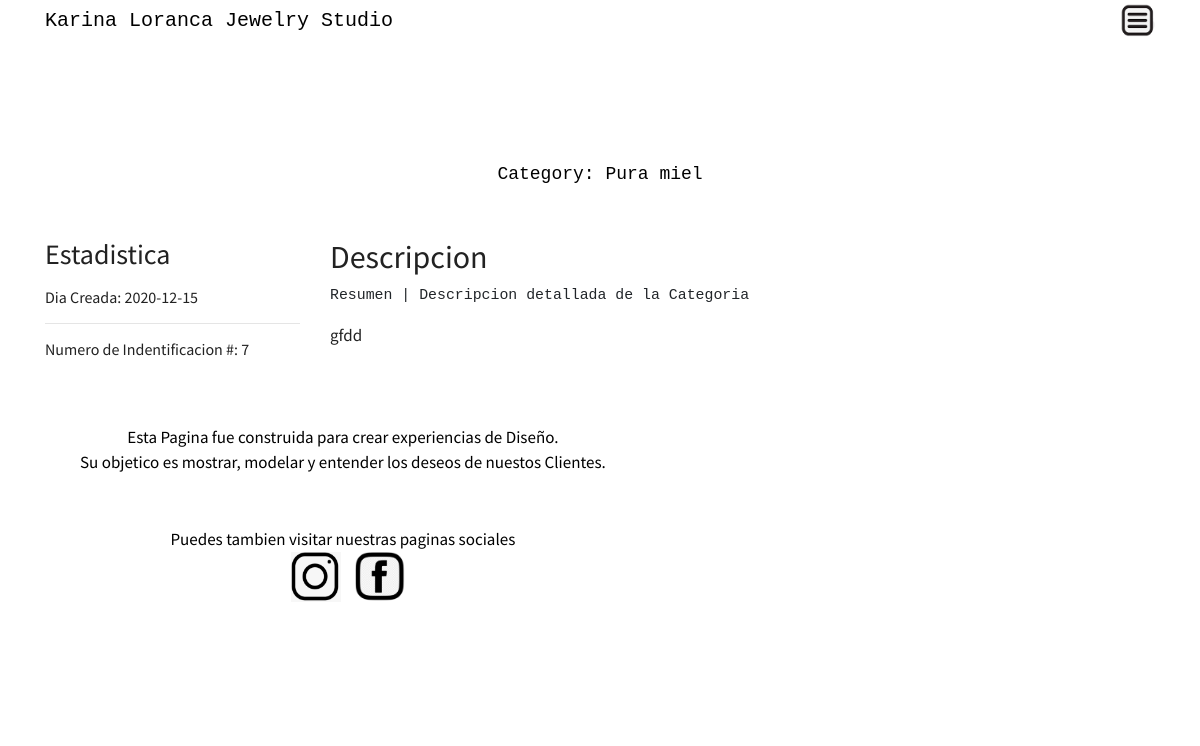
The page /category/7 on the database its author committed.
### kl_designs/models.py (models this page shows, shortened)
class Category(db.Model):
    __table_args__ = {'extend_existing': True}
    id = db.Column(db.Integer, primary_key=True)
    category_name = db.Column(db.String(100), nullable=False)
    description = db.Column(db.String(100), nullable=False)
    image_file = db.Column(db.String(20), nullable=False, default='default.jpg')
    date_posted = db.Column(db.DateTime, nullable=False, default=datetime.utcnow)
    products = db.relationship('Product', backref='line', lazy=True)

### kl_designs/views/main/routes_main.py (the view)
@main.route("/category/<category_name>")
def product_category(category_name):
    category = Category.query.filter_by(category_name=category_name).first_or_404()
    products = Product.query.filter_by(line=category)
    return render_template('product/products.html', category=category,
                           products=products)

### kl_designs/views/categories/routes_categories.py (called while the page is built)
@categories.route("/category/<int:id>")
def category(id):
        category = Category.query.get_or_404(id)
        image_category = db.session.query(Category.image_file)
        return render_template('category/category_details.html', category=category, image_category=image_category)

### kl_designs/templates/category/category_details.html (shortened to what this page needs)
{% extends "main/layout.html" %}
{% block additional_css %}
<link rel="stylesheet" type="text/css" href="{{ url_for('static', filename='uxdes4.css') }}"/>
{% endblock %}
{% block main_content %}
        <div class="hero">
            <div class="sub-hero">
                Category:
                {{ category.category_name }}
            </div>
        </div>
        <div class="project-list container">
            <div class="row">
                <div class="col-sm-3 nav-sidebar-section">
                    <h3>Estadistica</h3>
                     <h6> Dia Creada: {{ category.date_posted.strftime('%Y-%m-%d') }}</h6>
                     <hr>
                    <h6> Numero de Indentificacion #: {{ category.id }} </h6>
                </div>
                <div class="col-sm-7">
                    <h2>Descripcion</h2>
                    <pre>Resumen | Descripcion detallada de la Categoria</pre>
                    <p class="summary">
                       {{ category.description }}
                    </p>
{% endblock main_content %}

### kl_designs/static/uxdes4.css (style rules this page uses)
.hero { background-color: white; color: black; font-size: 18px; font-family: Consolas, "andale mono", "lucida console", monospace; padding: 50px 0px; text-align: center; }
.hero .sub-hero { margin-top: 70px; }

### rows shown on the page
Category: category_name "Pura miel", date_posted "2020-12-15", id "7", description "gfdd"
